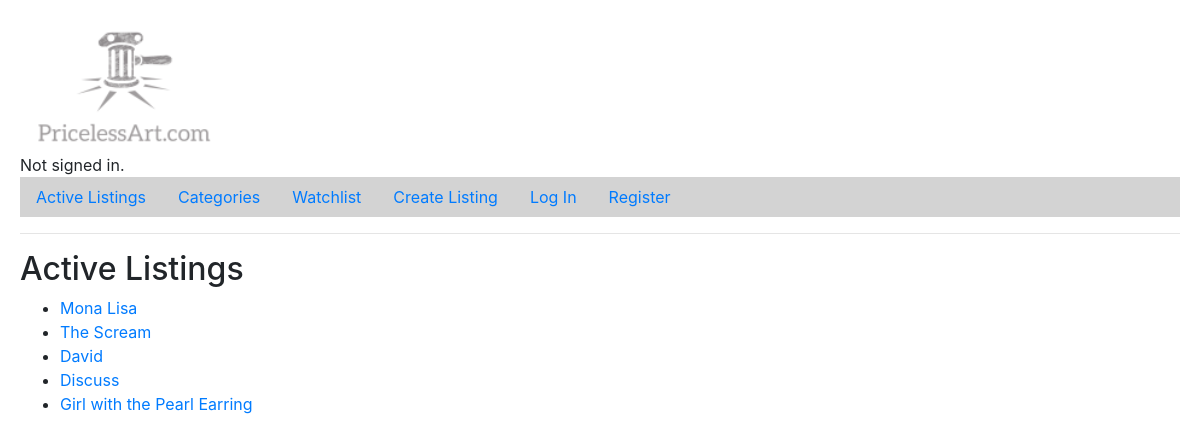
/, run on an earlier commit of the app's database.
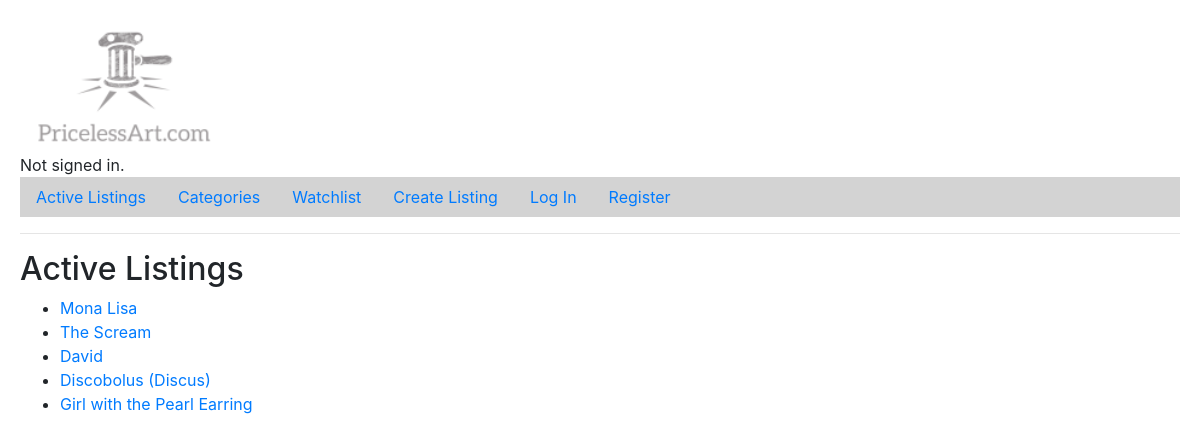
And on a later commit of the database.
### auctions/models.py (models this page shows, shortened)
class Listing (models.Model):
    Title=models.CharField(max_length=64)
    Artist=models.CharField(max_length=64)
    Description = models.TextField(blank=True)
    StartBidAmount=models.FloatField()
    Image=models.ImageField(upload_to='listing')
    ItemCategory=models.ForeignKey(ItemCategory, on_delete=models.CASCADE)
    ListedOn= models.DateTimeField(auto_now_add=True)
    Status=models.BooleanField(default=True)
    ListedBy= models.ForeignKey(User, on_delete=models.CASCADE)
    def __str__(self):
        return self.Title

### auctions/views.py (the view)
# urls.py: path("", views.index, name="index"),
def index(request):
    return render(request, "auctions/index.html",{
        "listings": Listing.objects.filter(Status=True)   #Listing.objects.exclude(Listing.Status=False).all()
    })

### auctions/templates/auctions/index.html
{% extends "auctions/layout.html" %}
{% block body %}
    <h2>Active Listings</h2>
    <ul>
    {% for l in listings %}
        <li>
            <a href="{% url 'listing' l.id %}">
                {{ l }}
        </li>
    {% endfor %}
    </ul>
{% endblock %}

What changed in the data, as far as the page shows it:
changed Listing: Title "Discuss" → "Discobolus (Discus)"
